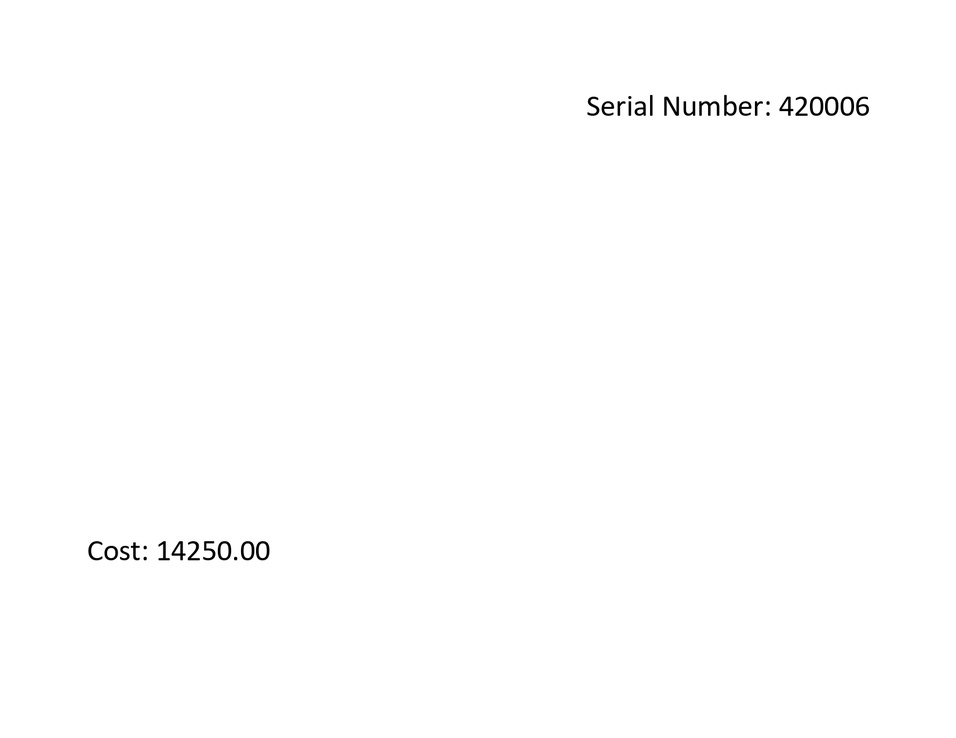
#> input picture images/sample_image.jpg, 956 x 738 px, shrunk from 1650 x 1275 before the run, found by its file name
$ python main.py
#> lines starting #> are read from the running program, lines starting #| are printed output that depends on the picture; after the words box and inside, x2 and y2 are one past the last pixel; in counts of white or black regions, pixels touching at a corner belong together
import cv2
import pytesseract
import re

def preprocess_image(image_path):
#> called with image_path = 'images\\sample_image.jpg'
    image = cv2.imread(image_path)
#> image is the input picture: shape (738, 956, 3); min 0, max 255, mean 254
    gray = cv2.cvtColor(image, cv2.COLOR_BGR2GRAY)

    # Apply binary thresholding to make the text stand out
    _, thresh = cv2.threshold(gray, 150, 255, cv2.THRESH_BINARY_INV)
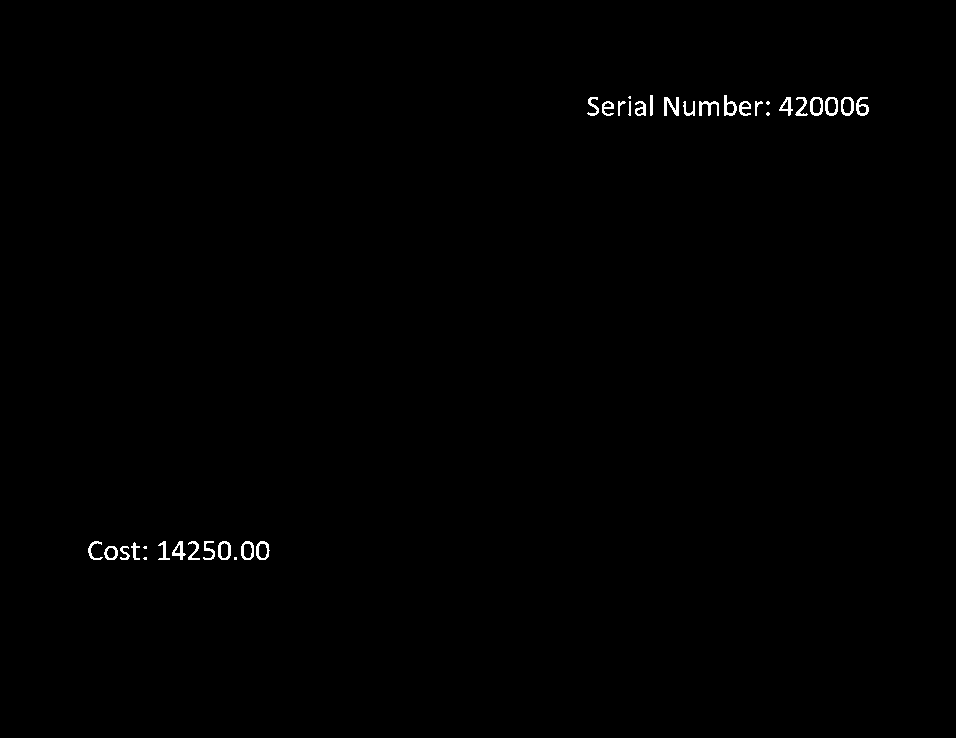
#> thresh: shape (738, 956); 0.41% white in thin lines or dots, all inside (x1, y1, x2, y2) = (88, 95, 869, 560)

    top_crop = thresh[0:100, :]   # Adjust as needed for the Serial Number
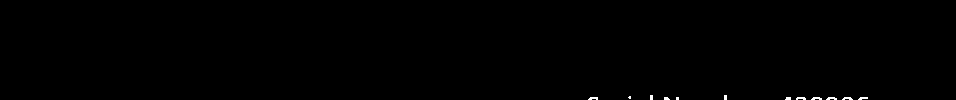
#> top_crop: shape (100, 956); 0.22% white in thin lines or dots, all inside (x1, y1, x2, y2) = (588, 95, 868, 100)
    bottom_crop = thresh[100:, :]  # Adjust as needed for the Cost
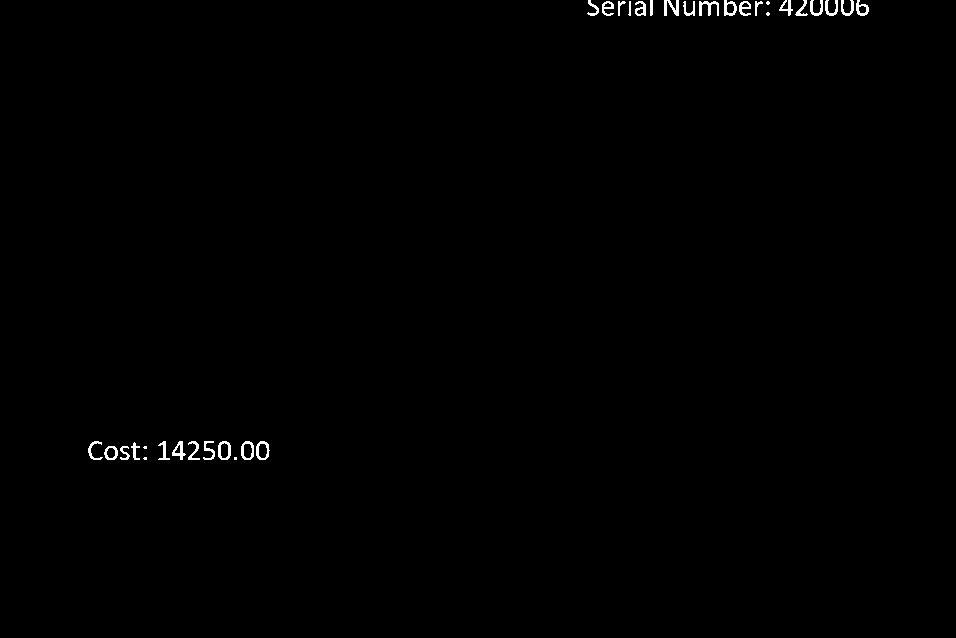
#> bottom_crop: shape (638, 956); 0.44% white in thin lines or dots, all inside (x1, y1, x2, y2) = (88, 0, 869, 460)

    return top_crop, bottom_crop

def extract_text_from_image(crop):
    text = pytesseract.image_to_string(crop, config='--psm 6')
    return text.strip()

def extract_serial_and_cost(top_text, bottom_text):
    # print(f"Top Text: {top_text}")
    # print(f"Bottom Text: {bottom_text}")

    serial_number = re.search(r'Serial Number:\s*(\d+)', bottom_text)
    serial_number = serial_number.group(1) if serial_number else ''

    cost = re.search(r'Cost:\s*([\d,.]+)', bottom_text)
    cost = cost.group(1).replace(',', '') if cost else ''

    return serial_number, cost

def main(image_path):
    top_crop, bottom_crop = preprocess_image(image_path)

    top_text = extract_text_from_image(top_crop)
    bottom_text = extract_text_from_image(bottom_crop)

    top_number, bottom_number = extract_serial_and_cost(top_text, bottom_text)

    print(f"Extracted Serial Number: {top_number}")
    print(f"Extracted Cost: {bottom_number}")

if __name__ == "__main__":
    image_path = "images\sample_image.jpg"
    main(image_path)
#> (the call stopped at in extract_text_from_image, `text = pytesseract.image_to_string(crop, config='--psm 6')`: pytesseract is not available in this run)
